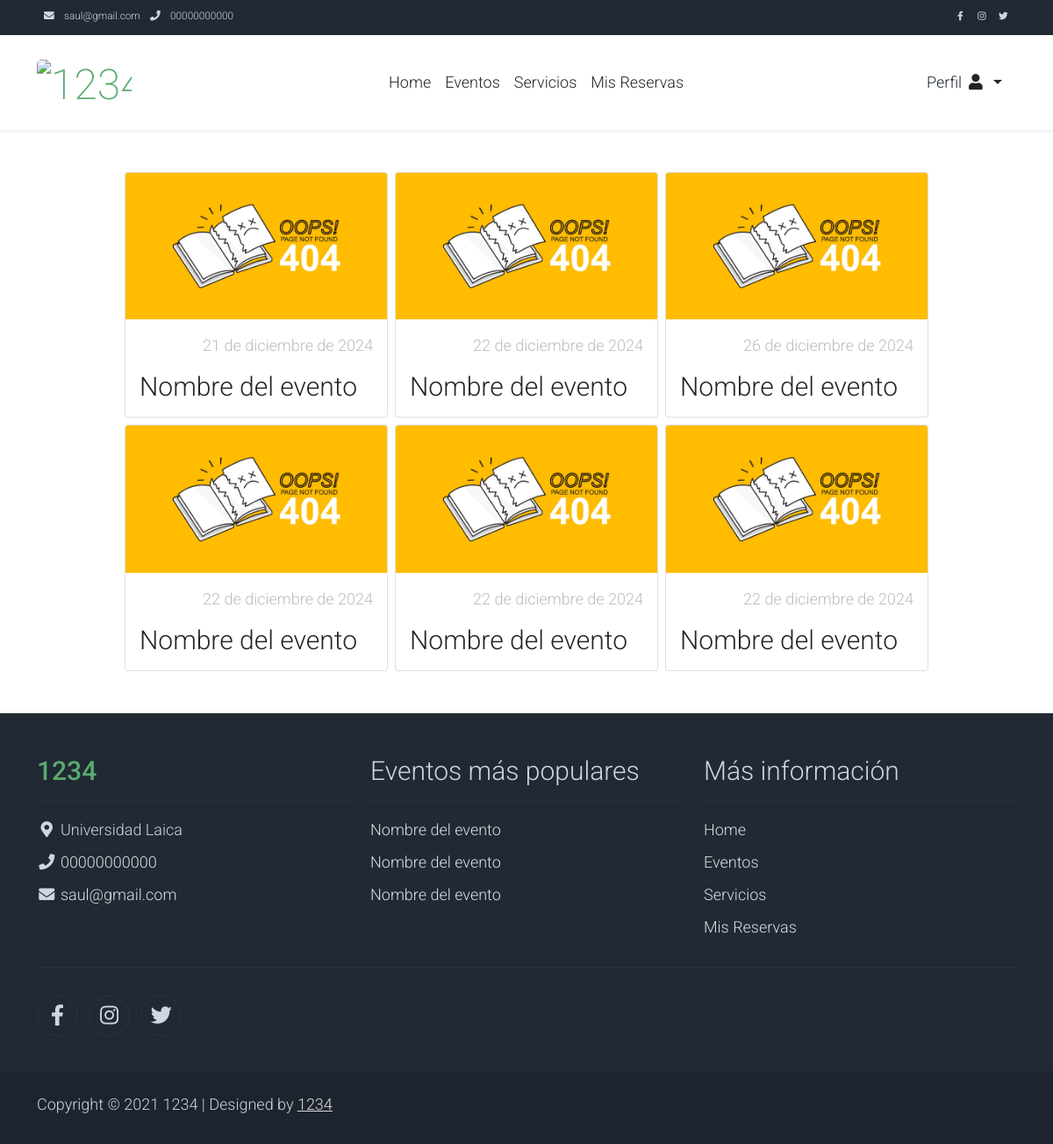
/alquileres/ (signed in), run on the app's committed database.
### negocio/models.py (models this page shows, shortened)
class ConfiguracionNegocio(models.Model):
    class Meta:
        verbose_name = "Configuración del Negocio"
        verbose_name_plural = "Configuraciones del Negocio"
    nombre = models.CharField(max_length=100, verbose_name="Nombre")
    logo = CloudinaryField("Logo", blank=True, null=True)
    direccion = models.CharField(max_length=200, verbose_name="Dirección")
    correo = models.EmailField(verbose_name="Correo Electrónico")
    telefono = models.CharField(max_length=15, verbose_name="Teléfono")
    pagina_web = models.URLField(blank=True, null=True, verbose_name="Página Web")
    red_social_facebook = models.URLField(
        blank=True, null=True, verbose_name="Red Social Facebook"
    )
    red_social_x = models.URLField(blank=True, null=True, verbose_name="Red Social X")
    red_social_instagram = models.URLField(
        blank=True, null=True, verbose_name="Red Social Instagram"
    )
    nombre_banco = models.CharField(max_length=50, verbose_name="Nombre del Banco")
    tipo_cuenta = models.CharField(max_length=20, verbose_name="Tipo de Cuenta")
    numero_cuenta = models.CharField(max_length=20, verbose_name="Número de Cuenta")
    objects = ConfiguracionNegocioManager()

### alquileres/models/alquiler.py (models this page shows, shortened)
class Alquiler(models.Model):
    class Meta:
        verbose_name = "Alquiler"
        verbose_name_plural = "Alquileres"
    ESTADO_ALQUILER_CHOICES = [
        ("pendiente", "Pendiente"),
        ("confirmado", "Confirmado"),
        ("completado", "Completado"),
        ("cancelado", "Cancelado"),
    ]
    cliente = models.ForeignKey(User, on_delete=models.CASCADE, verbose_name="Cliente")
    evento = models.ForeignKey(Evento, on_delete=models.CASCADE, verbose_name="Evento")
    fecha_alquiler = models.DateField(verbose_name="Fecha de reserva")
    fecha_creacion = models.DateField(
        auto_now_add=True, verbose_name="Fecha de Creación"
    )
    hora_inicio_alquiler = models.TimeField(
        verbose_name="Hora de Inicio de reserva"
    )
    hora_fin_planificada_alquiler = models.TimeField(
        verbose_name="Hora Fin Planificada de reserva"
    )
    hora_fin_real_alquiler = models.TimeField(
        null=True, blank=True, verbose_name="Hora Fin Real de reserva"
    )
    calificacion_dueno = models.OneToOneField(
        "CalificacionAlquiler",
        on_delete=models.CASCADE,
        related_name="calificacion_dueno",
        null=True,
        blank=True,
        verbose_name="Calificación del Dueño",
    )
    calificacion_cliente = models.OneToOneField(
        "CalificacionAlquiler",
        on_delete=models.CASCADE,
        related_name="calificacion_cliente",
        null=True,
        blank=True,
        verbose_name="Calificación del Cliente",
    )
    observacion = models.CharField(
        max_length=500, blank=True, default="", verbose_name="Observación"
    )
    cantidad_anticipo = models.FloatField(
        default=0.0, verbose_name="Cantidad de Anticipo"
    )
    promociones = models.ManyToManyField(
        Promocion, blank=True, related_name="alquileres", verbose_name="Promociones"
    )
    estado_de_alquiler = models.CharField(
        max_length=20,
        choices=ESTADO_ALQUILER_CHOICES,
        default="pendiente",
        verbose_name="Estado de reserva",
    )
    codigo_confirmacion = models.CharField(
        max_length=10, blank=True, default="", verbose_name="Código de Confirmación"
    )
    correo_electronico_verificado = models.BooleanField(
        default=False, verbose_name="Correo Electrónico Verificado"
    )

### eventos/models/evento.py (models this page shows, shortened)
class Evento(models.Model):
    class Meta:
        verbose_name = 'Evento'
        verbose_name_plural = 'Eventos'
    nombre = models.CharField(max_length=100, default='Nombre del evento', verbose_name='Nombre')
    descripcion = models.CharField(max_length=500, default='Descripción del evento', verbose_name='Descripción')
    valor_referencial = models.FloatField(default=0.0, verbose_name='Valor Referencial')
    numero_horas_permitidas = models.IntegerField(default=0, verbose_name='Número de Horas Permitidas')
    valor_extra_hora = models.FloatField(default=0.0, verbose_name='Valor Extra por Hora')
    tipo_evento = models.ForeignKey(TipoEvento, on_delete=models.CASCADE, verbose_name='Tipo de Evento')

### alquileres/views.py (the view)
# urls.py: path("", views.alquileres, name="alquileres"),
def alquileres(request):
    query = request.GET.get("query", "")
    if not request.user.is_superuser:
        alquileres = Alquiler.objects.filter(cliente=request.user)
    else:
        alquileres = Alquiler.objects.filter()
    if query:
        alquileres = alquileres.filter(
            Q(cliente__username__icontains=query)
            | Q(evento__nombre__icontains=query)
            | Q(observacion__icontains=query)
        )
    queryset = []
    for alquiler in alquileres:
        primera_foto = alquiler.fotos.first()
        if primera_foto:
            imagen_url = primera_foto.foto.url
        else:
            imagen_url = None
        queryset.append(
            {
                "alquiler": alquiler,
                "imagen_url": imagen_url,
            }
        )
    return render(request, "alquileres/alquileres.html", {"alquileres": queryset})

### core/contex_processors.py (called while the page is built)
def configuracion_negocio_context(request):
    return {"configuracion_negocio": ConfiguracionNegocio.objects.first()}

def eventos_mas_gustados_context(request):
    eventos_mas_gustados = Evento.objects.annotate(
        promedio_calificacion=Avg("calificacion_evento__calificacion")
    ).order_by("-promedio_calificacion")[:5]
    return {"eventos_mas_gustados": eventos_mas_gustados}

### alquileres/templates/alquileres/alquileres.html (shortened to what this page needs)
{% extends 'alquileres/layout/base.html' %}
{% load static %}
{% block content %}
    <section class="py-5">
        <div class="container" style="width: 100%;">
            <div class="d-flex flex-wrap gap-2 justify-content-center align-items-center">
                {% if alquileres %}
                    {% for alquiler_item in alquileres %}
                        {% include 'core/components/utils/card.html' with  nombre=alquiler_item.alquiler.evento.nombre descripcion=alquiler_item.alquiler.observacion valor_referencial=alquiler_item.alquiler.fecha_alquiler imagen_url=alquiler_item.imagen_url id_item=alquiler_item.alquiler.id link_url='alquileres:alquiler_detalle' %}
                    {% endfor %}
                {% endif %}
            </div>
        </div>
    </section>
{% endblock %}

### core/templates/core/components/layout/nav.html
<nav class="navbar navbar-expand-lg bg-dark navbar-light d-none d-lg-block"
     id="templatemo_nav_top">
    <div class="container text-light">
        <div class="w-100 d-flex justify-content-between">
            <div>
                <i class="fa fa-envelope mx-2"></i>
                <a class="navbar-sm-brand text-light text-decoration-none"
                   href="mailto:info@company.com">{{ configuracion_negocio.correo }}</a>
                <i class="fa fa-phone mx-2"></i>
                <a class="navbar-sm-brand text-light text-decoration-none"
                   href="tel:010-020-0340">{{ configuracion_negocio.telefono }}</a>
            </div>
            <div>
                <a class="text-light"
                   href="{% if configuracion_negocio.pagina_web %}{{ configuracion_negocio.red_social_facebook }}{% else %}# {% endif %}"
                   target="_blank"
                   rel="sponsored"><i class="fab fa-facebook-f fa-sm fa-fw me-2"></i></a>
                <a class="text-light"
                   href="{% if configuracion_negocio.red_social_instagram %}{{ configuracion_negocio.red_social_instagram }}{% else %}# {% endif %}"
                   target="_blank"><i class="fab fa-instagram fa-sm fa-fw me-2"></i></a>
                <a class="text-light"
                   href="{% if configuracion_negocio.red_social_x %}{{ configuracion_negocio.red_social_x }}{% else %}# {% endif %}"
                   target="_blank"><i class="fab fa-twitter fa-sm fa-fw me-2"></i></a>
            </div>
        </div>
    </div>
</nav>

### core/templates/core/components/utils/card.html (shortened to what this page needs)
{% load static %}
<div class="card" style="width: 100%; max-width: 300px; ">
    <a href="{% url link_url id_item %}">
        <img width="100%"
             src="{% if imagen_url %}{{ imagen_url }}{% else %}{% static 'img/404.jpg' %}{% endif %}"
             class="card-img-top"
             alt="...">
    </a>
    <div class="card-body">
        <ul class="list-unstyled d-flex justify-content-between">
            <li class="text-muted text-right">{{ valor_referencial }}</li>
        </ul>
        <a href="{% url link_url id_item %}"
           class="h2 text-decoration-none text-dark">{{ nombre }}</a>
    </div>
</div>

### core/templates/core/components/layout/footer.html (shortened to what this page needs)
{% load static %}
<footer class="bg-dark" id="tempaltemo_footer">
    <div class="container">
        <div class="row">
            <div class="col-md-4 pt-5">
                <h2 class="h2 text-success border-bottom pb-3 border-light logo">{{ configuracion_negocio.nombre }}</h2>
                <ul class="list-unstyled text-light footer-link-list">
                    <li>
                        <i class="fas fa-map-marker-alt fa-fw"></i>
                        {{ configuracion_negocio.direccion }}
                    </li>
                    <li>
                        <i class="fa fa-phone fa-fw"></i>
                        <a class="text-decoration-none" href="tel:{{ configuracion_negocio.telefono }}">{{ configuracion_negocio.telefono }}</a>
                    </li>
                    <li>
                        <i class="fa fa-envelope fa-fw"></i>
                        <a class="text-decoration-none" href="mailto:{{ configuracion_negocio.correo }}">{{ configuracion_negocio.correo }}</a>
                    </li>
                </ul>
            </div>
            <div class="col-md-4 pt-5">
                <h2 class="h2 text-light border-bottom pb-3 border-light">Eventos más populares</h2>
                <ul class="list-unstyled text-light footer-link-list">
                    {% for evento in eventos_mas_gustados %}
                        <li>
                            <a class="text-decoration-none" href="{% url 'eventos:evento_detalle' evento.id %}">{{ evento.nombre }}</a>
                        </li>
                    {% endfor %}
                </ul>
            </div>
            <div class="col-md-4 pt-5">
                <h2 class="h2 text-light border-bottom pb-3 border-light">Más información</h2>
                <ul class="list-unstyled text-light footer-link-list">
                    <li>
                        <a class="text-decoration-none" href="{% url 'core:home' %}">Home</a>
                    </li>
                    <li>
                        <a class="text-decoration-none" href="{% url 'eventos:eventos' %}">Eventos</a>
                    </li>
                    <li>
                        <a class="text-decoration-none" href="{% url 'servicios:servicios' %}">Servicios</a>
                    </li>
                    <li>
                        <a class="text-decoration-none" href="{% url 'alquileres:alquileres' %}">
                            {% if request.user.is_superuser %}
                                Reservas de eventos
                            {% else %}
                                Mis Reservas
                            {% endif %}
                        </a>
                    </li>
                </ul>
            </div>
        </div>
        <div class="row text-light mb-4">
            <div class="col-12 mb-3">
                <div class="w-100 my-3 border-top border-light"></div>
            </div>
            <div class="col-auto me-auto">
                <ul class="list-inline text-left footer-icons">
                    <li class="list-inline-item border border-light rounded-circle text-center">
                        <a class="text-light text-decoration-none"
                           target="_blank"
                           href="{% if configuracion_negocio.red_social_facebook %}{{ configuracion_negocio.red_social_facebook }}{% else %}# {% endif %}">
                            <i class="fab fa-facebook-f fa-lg fa-fw"></i>
                        </a>
                    </li>
                    <li class="list-inline-item border border-light rounded-circle text-center">
                        <a class="text-light text-decoration-none"
                           target="_blank"
                           href="{% if configuracion_negocio.red_social_instagram %}{{ configuracion_negocio.red_social_instagram }}{% else %}# {% endif %}">
                            <i class="fab fa-instagram fa-lg fa-fw"></i>
                        </a>
                    </li>
                    <li class="list-inline-item border border-light rounded-circle text-center">
                        <a class="text-light text-decoration-none"
                           target="_blank"
                           href="{% if configuracion_negocio.red_social_x %}{{ configuracion_negocio.red_social_x }}{% else %}# {% endif %}">
                            <i class="fab fa-twitter fa-lg fa-fw"></i>
                        </a>
                    </li>
                </ul>
            </div>
        </div>
    </div>
    <div class="w-100 bg-black py-3">
        <div class="container">
            <div class="row pt-2">
                <div class="col-12">
                    <p class="text-left text-light">
                        Copyright &copy; 2021 {{ configuracion_negocio.nombre }}
                        | Designed by <a rel="sponsored" href="https://templatemo.com" target="_blank">{{ configuracion_negocio.nombre }}</a>
                    </p>
                </div>
            </div>
        </div>
    </div>
</footer>

### static/css/templatemo.css (style rules this page uses)
body, ul, li, p, a, label, input, div { font-family: 'Roboto', sans-serif; font-size: 18px !important; font-weight: 300 !important; }
.h2 { font-family: 'Roboto', sans-serif; font-size: 30px !important; font-weight: 300; }
.logo { font-weight: 500 !important; }
.text-muted { color: #bcbcbc !important; }
.text-success { color: #59ab6e !important; }
.text-light { color: #cfd6e1 !important; }
.bg-dark { background-color: #212934 !important; }
.bg-black { background-color: #1d242d !important; }
#templatemo_nav_top { min-height: 40px; }
#templatemo_nav_top * { font-size: .9em !important; }
#tempaltemo_footer a { color: #dcdde1; }
#tempaltemo_footer ul.footer-link-list li { padding-top: 10px; }
#tempaltemo_footer ul.footer-icons li { width: 2.6em; height: 2.6em; line-height: 2.6em; }
#tempaltemo_footer .border-light { border-color: #2d343f !important; }

### data on the page
ConfiguracionNegocio: correo "saul@gmail.com", telefono "00000000000", nombre "1234", direccion "Universidad Laica"
Alquiler: fecha_alquiler "21 de diciembre de 2024"
Evento: nombre "Nombre del evento"
Alquiler: fecha_alquiler "22 de diciembre de 2024"
Alquiler: fecha_alquiler "26 de diciembre de 2024"
Alquiler: fecha_alquiler "22 de diciembre de 2024"
Evento: nombre "Nombre del evento"
Alquiler: fecha_alquiler "22 de diciembre de 2024"
Alquiler: fecha_alquiler "22 de diciembre de 2024"
Evento: nombre "Nombre del evento"
